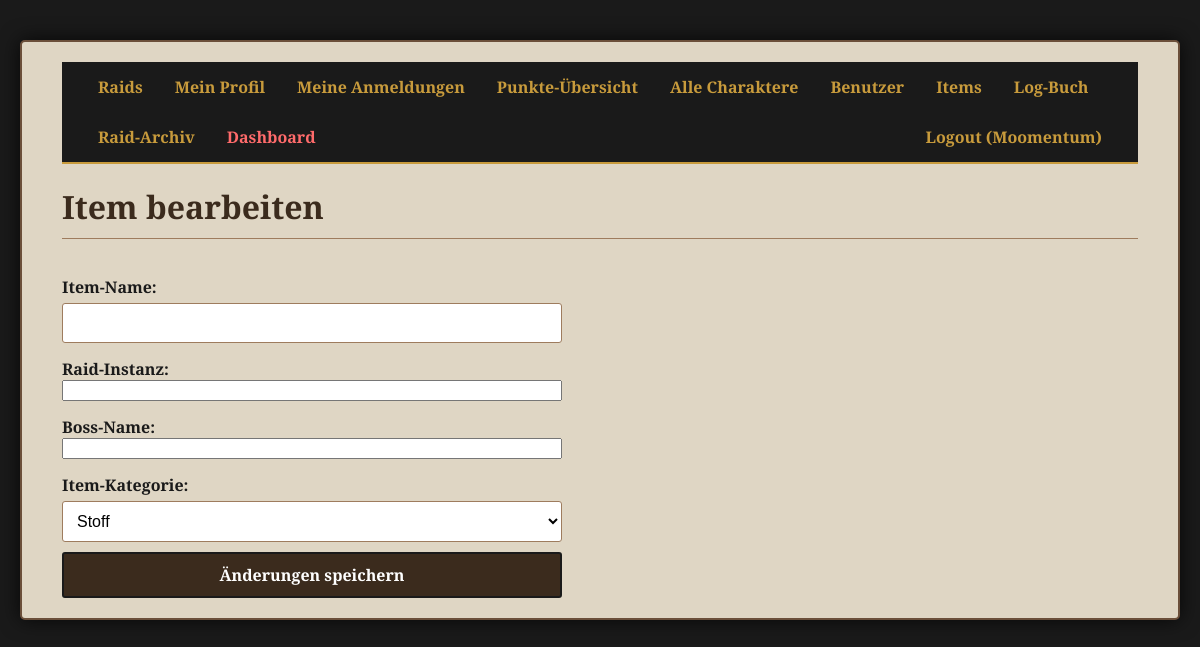
Page /admin/item/89/bearbeiten (signed in) on the earlier database version.
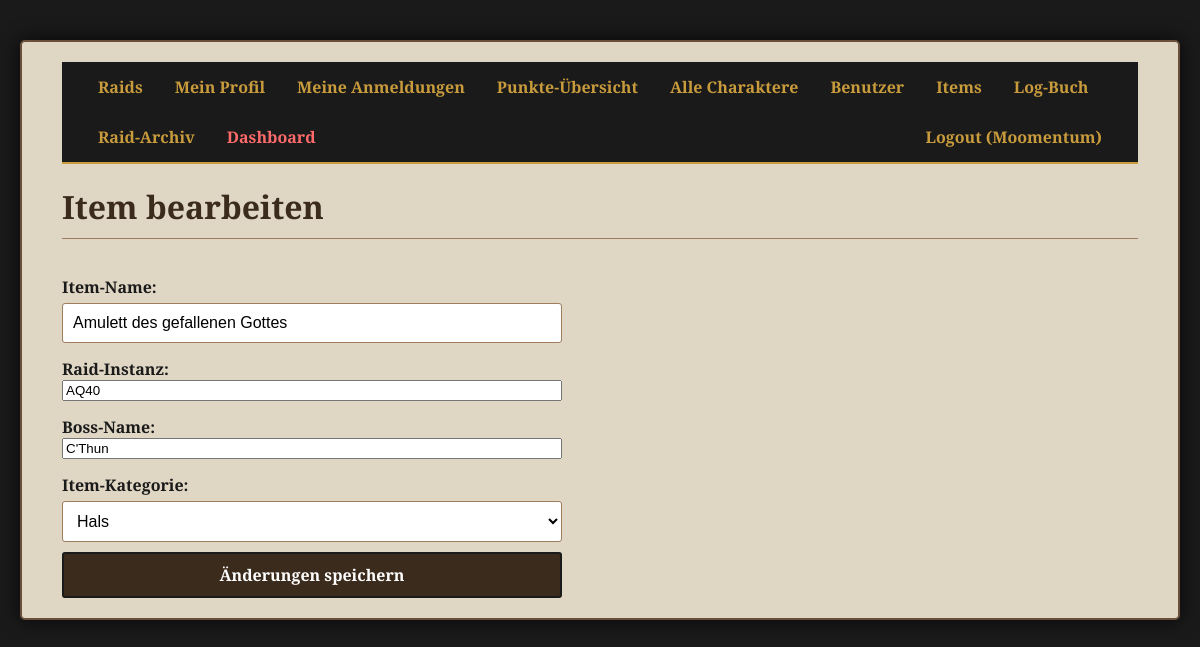
Same page on the later database version.
### tables this page shows
CREATE TABLE users (id INTEGER PRIMARY KEY AUTOINCREMENT, username TEXT NOT NULL UNIQUE, password_hash TEXT NOT NULL, role TEXT NOT NULL DEFAULT 'member');

CREATE TABLE items (id INTEGER PRIMARY KEY AUTOINCREMENT, item_name TEXT NOT NULL UNIQUE, boss_name TEXT NOT NULL, raid_instanz TEXT NOT NULL, ruestungstyp TEXT);

### app.py (the view, shortened to what this page needs)
@app.route('/admin/item/<int:item_id>/bearbeiten', methods=['GET', 'POST'])
@login_required
@admin_required
def item_bearbeiten(item_id):
    conn = get_db_connection(); item = conn.execute('SELECT * FROM items WHERE id = ?', (item_id,)).fetchone(); raid_instanzen = conn.execute('SELECT DISTINCT raid_instanz FROM items ORDER BY raid_instanz').fetchall(); boss_namen = conn.execute('SELECT DISTINCT boss_name FROM items ORDER BY boss_name').fetchall()
    conn.close(); return render_template('item_bearbeiten.html', item=item, raid_instanzen=raid_instanzen, boss_namen=boss_namen)

### app.py (called while the page is built)
@login_manager.user_loader
def load_user(user_id):
    conn = get_db_connection(); user_data = conn.execute('SELECT * FROM users WHERE id = ?', (user_id,)).fetchone(); conn.close()
    return User(id=user_data['id'], username=user_data['username'], role=user_data['role']) if user_data else None

def admin_required(f):
    @wraps(f)
    def decorated_function(*args, **kwargs):
        if not current_user.is_authenticated or current_user.role != 'admin':
            flash('Für diese Aktion sind Admin-Rechte erforderlich.', 'error'); return redirect(url_for('raid_liste'))
        return f(*args, **kwargs)
    return decorated_function

def get_db_connection():
    conn = sqlite3.connect('loot_system.db'); conn.execute("PRAGMA foreign_keys = ON"); conn.row_factory = sqlite3.Row
    return conn

### templates/item_bearbeiten.html (shortened to what this page needs)
{% extends "base.html" %}
{% block content %}
    <h1>Item bearbeiten</h1>
    <form method="post">
        <label for="item_name">Item-Name:</label>
        <input type="text" id="item_name" name="item_name" value="{{ item.item_name }}" required>
        <label for="raid_instanz">Raid-Instanz:</label>
        <input list="raid_namen" id="raid_instanz" name="raid_instanz" value="{{ item.raid_instanz }}" required>
        <label for="boss_name">Boss-Name:</label>
        <input list="boss_namen" id="boss_name" name="boss_name" value="{{ item.boss_name }}" required>
        <label for="ruestungstyp">Item-Kategorie:</label>
        <select name="ruestungstyp" id="ruestungstyp">
            {% set kategorien = {
                "Rüstung": ["Stoff", "Leder", "Kette", "Platte"],
                "Waffen": ["Einhand", "Zweihand", "Schildhand", "Schusswaffe", "Zauberstab", "Wurfwaffe"],
                "Schmuck": ["Ring", "Hals", "Schmuckstück", "Relikt", "Umhang"],
                "Sonstiges": ["Questgegenstand", "Rezept", "Reittier", "Sonstiges"]
            } %}
            {% for gruppe, typen in kategorien.items() %}
                <optgroup label="{{ gruppe }}">
                    {% for typ in typen %}
                        <option value="{{ typ }}" {% if item.ruestungstyp == typ %}selected{% endif %}>{{ typ }}</option>
                    {% endfor %}
                </optgroup>
            {% endfor %}
        </select>
        <button type="submit">Änderungen speichern</button>
    </form>
{% endblock %}

### templates/base.html (shortened to what this page needs)
<!DOCTYPE html>
<html lang="de">
<head>
    <link rel="stylesheet" href="{{ url_for('static', filename='css/style.css') }}">
</head>
<body>
    <div class="container">
        <nav class="navbar">
            <a href="{{ url_for('raid_liste') }}">Raids</a>
            {% if current_user.is_authenticated %}
                <a href="{{ url_for('profil') }}">Mein Profil</a>
                <a href="{{ url_for('meine_anmeldungen') }}">Meine Anmeldungen</a>
                <a href="{{ url_for('punkte_uebersicht') }}">Punkte-Übersicht</a>
                {% if current_user.role == 'admin' %}
                    <a href="{{ url_for('admin_charakter_liste') }}">Alle Charaktere</a>
                    <a href="{{ url_for('admin_user_liste') }}">Benutzer</a>
                    <a href="{{ url_for('item_liste') }}">Items</a>
                    <a href="{{ url_for('log_liste') }}">Log-Buch</a>
                    <a href="{{ url_for('archiv_liste') }}">Raid-Archiv</a>
                    <a href="{{ url_for('dashboard') }}" style="color: #ff6b6b;">Dashboard</a>
                {% endif %}
                <a href="{{ url_for('logout') }}" style="float: right;">Logout ({{ current_user.username }})</a>
            {% else %}
                <a href="{{ url_for('login') }}" style="float: right;">Login</a>
                <a href="{{ url_for('register') }}" style="float: right;">Registrieren</a>
            {% endif %}
        </nav>
        <div class="content">
            {% block content %}{% endblock %}
        </div>
    </div>
</body>
</html>

### static/css/style.css (style rules this page uses)
body { background-image: url('https://upload.wikimedia.org/wikipedia/commons/b/b8/Classic_Stranglethorn_Vale.jpeg'); background-color: #1a1a1a; background-size: cover; background-attachment: fixed; background-position: center; font-family: 'Cinzel', serif; color: #1a1a1a; margin: 0; padding: 20px; }
.container { max-width: 1200px; margin: 20px auto; padding: 20px 40px; background-color: rgba(245, 235, 215, 0.9); border: 2px solid #6b4f3a; border-radius: 5px; box-shadow: 0 0 20px rgba(0,0,0,0.75); }
.navbar { background-color: #1a1a1a; border-bottom: 2px solid #c89b3c; overflow: hidden; padding: 0 20px; }
.navbar a { float: left; display: block; color: #c89b3c; text-align: center; padding: 14px 16px; text-decoration: none; font-weight: 700; transition: all 0.3s ease; }
h1, h2 { color: #3b2b1d; border-bottom: 1px solid #9e7c5e; padding-bottom: 10px; font-weight: 700; }
form { display: flex; flex-direction: column; max-width: 500px; margin-top: 20px; }
label { margin-top: 15px; font-weight: 700; }
input[type="text"], input[type="date"], input[type="time"], input[type="number"], select, textarea { padding: 10px; margin-top: 5px; border: 1px solid #9e7c5e; border-radius: 3px; background-color: #fff; font-family: 'Arial', sans-serif; font-size: 16px; }
.button, button { display: inline-block; background-color: #3b2b1d; color: #FFFFFF; padding: 10px 15px; margin-top: 10px; text-decoration: none; border: 2px solid #1a1a1a; border-radius: 3px; font-family: 'Cinzel', serif; font-weight: 700; font-size: 16px; cursor: pointer; text-align: center; transition: all 0.2s ease-in-out; }

Differences in the rows shown:
added items: item_name "Amulett des gefallenen Gottes", raid_instanz "AQ40", boss_name "C'Thun", ruestungstyp "Hals"
Other differences:
form field ruestungstyp: "Stoff" → (not shown)
